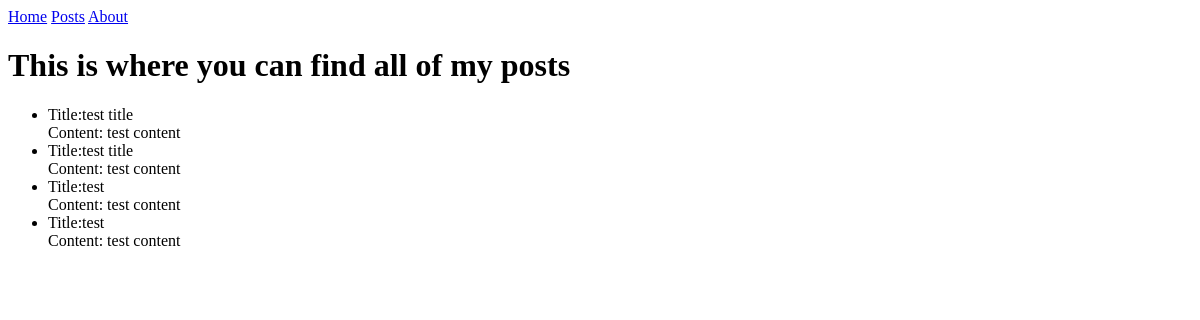
Page /posts on the earlier database version.
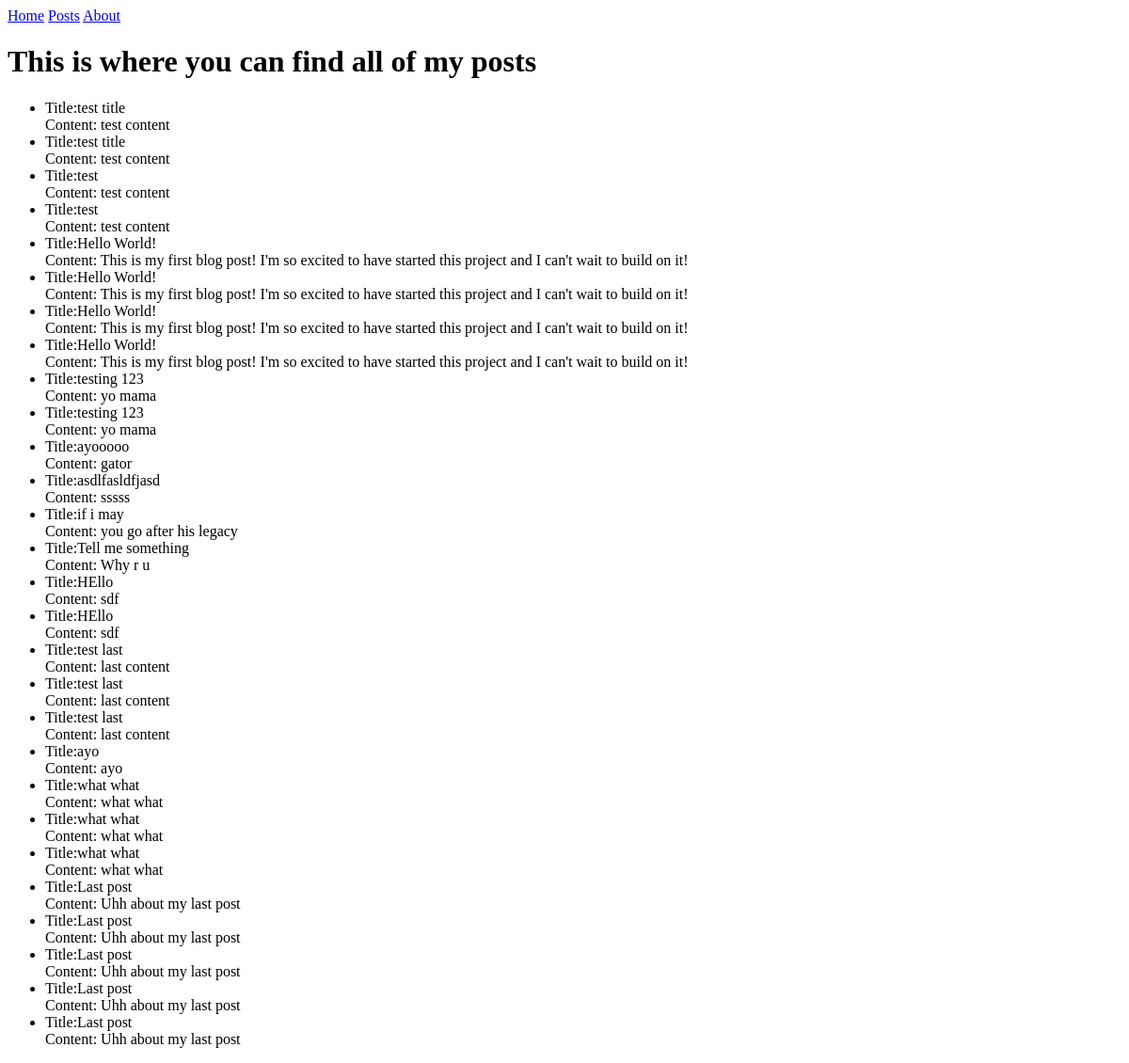
Same page on the later database version.
### tables this page shows
CREATE TABLE blog_posts (
    post_id         INTEGER PRIMARY KEY AUTOINCREMENT,
    post_title    TEXT    NOT NULL,
    post_content  TEXT    NOT NULL,
    created_date   DATETIME DEFAULT CURRENT_TIMESTAMP,
    modified_date  DATETIME DEFAULT CURRENT_TIMESTAMP
);

### routes.py (the view)
@web_app_bp.route("/posts", methods=["GET"])
def posts():
    return render_template('posts.html', **_all_posts_context())

### routes.py (called while the page is built)
def _all_posts_context():
    all_posts = fetch_all_posts()
    return {"all_posts": all_posts if isinstance(all_posts, list) else []}

### services.py (called while the page is built)
def fetch_all_posts():
    try:
        conn = sqlite3.connect(DB_PATH)
        cursor = conn.cursor()
        cursor.execute(
            """
                SELECT post_title, post_content FROM blog_posts;
            """
        )
        all_posts = cursor.fetchall()
        conn.close()
        return all_posts
    except Exception as e:
        return e

### templates/posts.html (shortened to what this page needs)
{% extends "base.html" %}
{% block content %}
<h1>This is where you can find all of my posts</h1>
<section id="post-content">
    <ul>
        {% for item in all_posts %}
            <li>Title:{{ item[0] }}
                <br>
                Content: {{ item[1] }}
            </li>
        {% endfor %}
    </ul>
</section>
{% endblock %}

### templates/base.html (shortened to what this page needs)
<!DOCTYPE html>
<html lang="en">
<head>
</head>
<body>
    {% include "header.html" %}
    {% block content %}{% endblock %}
</body>
</html>

### templates/header.html
<nav>
    <a href="{{ url_for('webapp_routes.homepage') }}">Home</a>
    <a href="{{ url_for('webapp_routes.posts') }}">Posts</a>
    <a href="{{ url_for('webapp_routes.about') }}">About</a>
</nav>

Differences in the rows shown:
added blog_posts: post_title "Hello World!", post_content "This is my first blog post! I'm so excited to have started this project and I can't wait to build on it!"
added blog_posts: post_title "Hello World!", post_content "This is my first blog post! I'm so excited to have started this project and I can't wait to build on it!"
added blog_posts: post_title "Hello World!", post_content "This is my first blog post! I'm so excited to have started this project and I can't wait to build on it!"
added blog_posts: post_title "Hello World!", post_content "This is my first blog post! I'm so excited to have started this project and I can't wait to build on it!"
added blog_posts: post_title "testing 123", post_content "yo mama"
added blog_posts: post_title "testing 123", post_content "yo mama"
added blog_posts: post_title "ayooooo", post_content "gator"
added blog_posts: post_title "asdlfasldfjasd", post_content "sssss"
added blog_posts: post_title "if i may", post_content "you go after his legacy"
added blog_posts: post_title "Tell me something", post_content "Why r u"
added blog_posts: post_title "HEllo", post_content "sdf"
added blog_posts: post_title "HEllo", post_content "sdf"
added blog_posts: post_title "test last", post_content "last content"
added blog_posts: post_title "test last", post_content "last content"
added blog_posts: post_title "test last", post_content "last content"
added blog_posts: post_title "ayo", post_content "ayo"
added blog_posts: post_title "what what", post_content "what what"
added blog_posts: post_title "what what", post_content "what what"
added blog_posts: post_title "what what", post_content "what what"
added blog_posts: post_title "Last post", post_content "Uhh about my last post"
added blog_posts: post_title "Last post", post_content "Uhh about my last post"
added blog_posts: post_title "Last post", post_content "Uhh about my last post"
added blog_posts: post_title "Last post", post_content "Uhh about my last post"
added blog_posts: post_title "Last post", post_content "Uhh about my last post"
